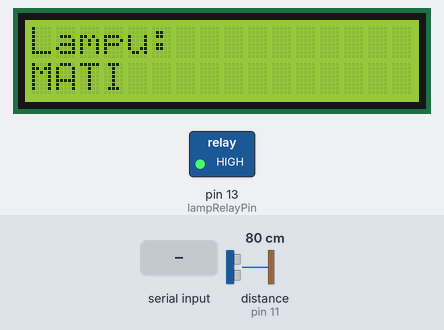
Recording of a sketch running on a simulated Arduino Uno, built with avr-gcc and run on an emulated ATmega328P. On the bench: 16×2 character LCD, switched loads named in the sketch (green lamp = pin HIGH). Wiring (inferred from the names in the program): ultrasonic range finder: trigger pin 10; echo pin 11. The inputs (shaded band) are chosen by the test bench; at power-on: distance to the obstacle (sensor on pin 11) 80 cm. The echo pulse lasts 58.3 µs per cm; pins used as bus, display or sensor lines are not drawn.

Above: at 2.2 s.
2.3 s: distance to the obstacle (sensor on pin 11) set to 33 cm
3.8 s: distance to the obstacle (sensor on pin 11) set to 27 cm
At 5.3 s:
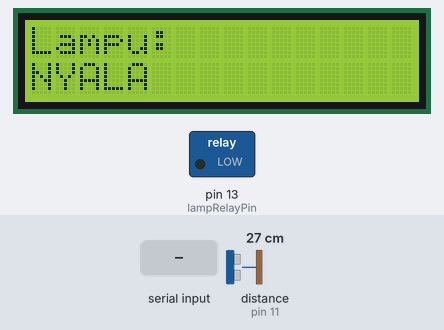
5.9 s: "OFF\n" received over Serial
At 7.1 s:
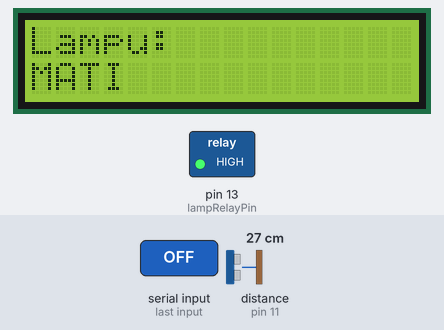
7.4 s: "ON\n" received over Serial
At 7.8 s:
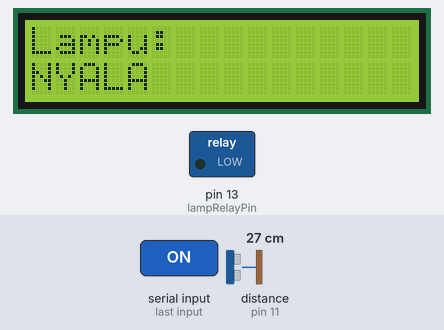
Timing chart, 0 to 10.0 s (numbered marks = the images above; inputs shaded):
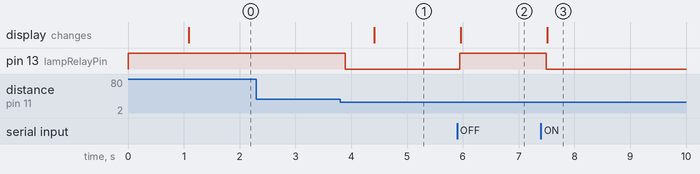

Measured:
- the behaviour switches between 31 and 30 cm on distance to the obstacle (sensor on pin 11) (found by bisection; images 0 and 1)
- after the input at 2.3 s, every drawn part: stays the same
- after the input at 3.8 s, pin 13 (lampRelayPin): HIGH → LOW after 0.09 s; the display: changes after 0.61 s (image 1)
- after the input at 5.9 s, pin 13 (lampRelayPin): LOW → HIGH at once; the display: changes after 0.06 s (image 2)
- after the input at 7.4 s, pin 13 (lampRelayPin): HIGH → LOW after 0.09 s; the display: changes after 0.12 s (image 3)

The sketch:

voice.ino
```cpp
// ultrasonic & voice recog
#include <Wire.h>
#include <LiquidCrystal_I2C.h>

LiquidCrystal_I2C lcd(0x27, 16, 2); // Alamat I2C bisa berbeda

#define trigPin 10
#define echoPin 11
#define lampRelayPin 13 // Terhubung ke input relay

int lampState = LOW; // Logika internal: HIGH = nyala, LOW = mati
bool objectPreviouslyDetected = false;
int lastLampState = LOW;

void setup() {
  pinMode(trigPin, OUTPUT);
  pinMode(echoPin, INPUT);
  pinMode(lampRelayPin, OUTPUT);

  // Relay aktif LOW: HIGH = relay OFF (lampu mati), LOW = relay ON (lampu nyala)
  digitalWrite(lampRelayPin, HIGH); // Awalnya lampu mati

  Serial.begin(9600);

  lcd.begin(16, 2);
  lcd.backlight();
  lcd.setCursor(0, 0);
  lcd.print("Sistem Siap");
  delay(1000);

  lcd.clear();
  lcd.setCursor(0, 0);
  lcd.print("Lampu:");
  lcd.setCursor(0, 1);
  lcd.print("MATI");
}

void loop() {
  long duration;
  int distance;

  // Ultrasonik: kirim trigger
  digitalWrite(trigPin, LOW);
  delayMicroseconds(2);
  digitalWrite(trigPin, HIGH);
  delayMicroseconds(10);
  digitalWrite(trigPin, LOW);

  duration = pulseIn(echoPin, HIGH);
  distance = duration * 0.034 / 2;

  // Baca dari Serial (voice control)
  if (Serial.available()) {
    String input = Serial.readStringUntil('\n');
    input.trim();

    if (input == "ON") {
      lampState = HIGH;
      digitalWrite(lampRelayPin, LOW); // Aktifkan relay (nyalakan lampu)
    } else if (input == "OFF") {
      lampState = LOW;
      digitalWrite(lampRelayPin, HIGH); // Matikan relay (lampu mati)
    }
  }

  // Deteksi gerakan lewat sensor ultrasonik
  if (distance > 0 && distance < 30) {
    if (!objectPreviouslyDetected) {
      lampState = !lampState;
      digitalWrite(lampRelayPin, lampState == HIGH ? LOW : HIGH); // Aktif LOW
      objectPreviouslyDetected = true;
      delay(500); // Debounce
    }
  } else {
    objectPreviouslyDetected = false;
  }

  // Tampilkan di LCD jika status berubah
  if (lampState != lastLampState) {
    lcd.setCursor(0, 1);
    lcd.print("                "); // Clear baris
    lcd.setCursor(0, 1);
    lcd.print(lampState == HIGH ? "NYALA" : "MATI");
    lastLampState = lampState;
  }

  delay(100);
}
```
